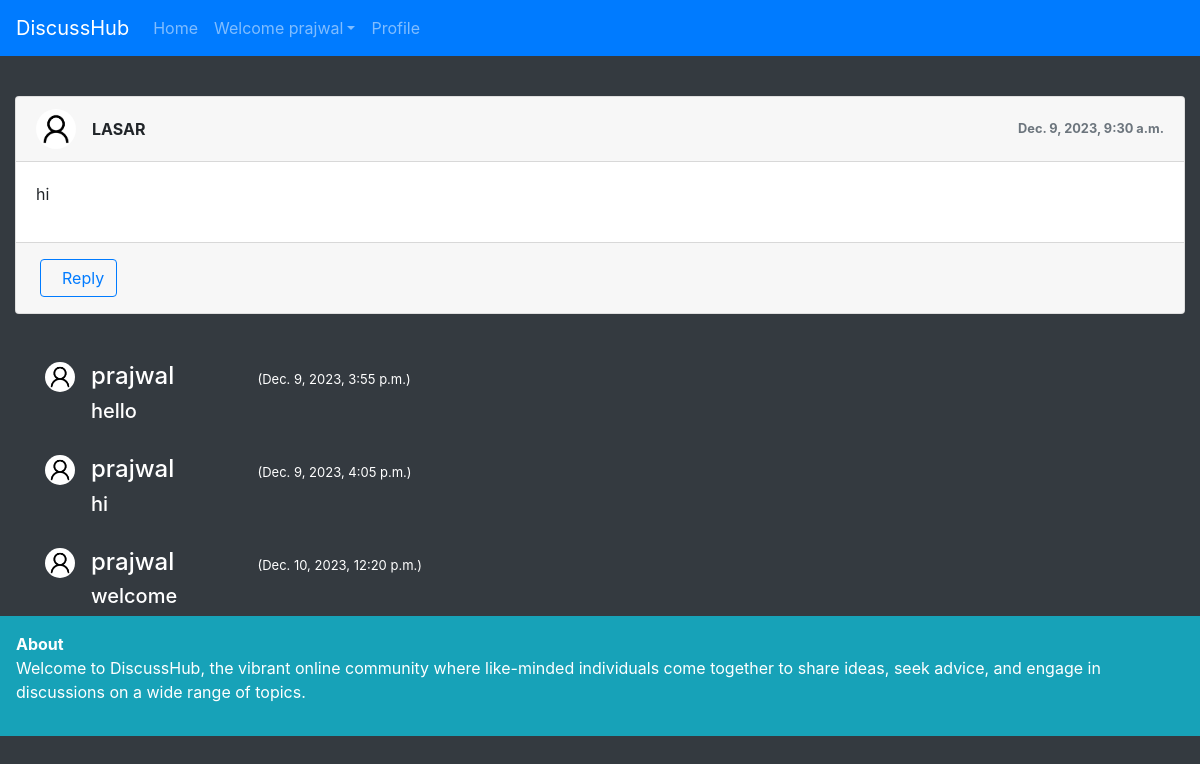
Page /discussion/27/ (signed in) on the committed database.
### profile_of_user/models.py (models this page shows)
class Post(models.Model):
    user1 = models.ForeignKey(User, on_delete=models.CASCADE, default=1)
    post_id = models.AutoField
    post_content = models.CharField(max_length=5000)
    timestamp= models.DateTimeField(default=now)
    image = models.ImageField(upload_to="images",default="")

class Replie(models.Model):
    user = models.ForeignKey(User, on_delete=models.CASCADE, default=1)
    reply_id = models.AutoField
    reply_content = models.CharField(max_length=5000)
    post = models.ForeignKey(Post, on_delete=models.CASCADE, default='')
    timestamp= models.DateTimeField(default=now)
    image = models.ImageField(upload_to="images",default="")

### profile_of_user/views.py (the view, shortened to what this page needs)
# urls.py: path("discussion/<int:myid>/", views.discussion, name="Discussions"),
def discussion(request, myid):
    post = Post.objects.filter(id=myid).first()
    replies = Replie.objects.filter(post=post)
    return render(request, "discussion.html", {'post':post, 'replies':replies})

### profile_of_user/templates/discussion.html (shortened to what this page needs)
{% extends 'basic.html' %}
{% block body %}
<br>
<div class="container-fluid mt-5">
    <div class="row">
        <div class="col-md-12">
            <div class="card mb-4">
                <div class="card-header">
                    <div class="media flex-wrap w-100 align-items-center"> <img src="/media/{{post.image}}"
                            class="d-block ui-w-40 rounded-circle" alt="" width="40px" height="40px">
                        <div class="media-body ml-3" style="text-transform: uppercase;"> <a data-abc="true" class="font-weight-bold">{{post.user1}}</a>
                        </div>
                        <div class="text-muted small ml-3">
                            <div><strong>{{post.timestamp}}</strong></div>
                        </div>
                    </div>
                </div>
                <div class="card-body">
                    <p>{{post.post_content}}</p>
                </div>
                <div class="card-footer d-flex flex-wrap justify-content-between align-items-center px-0 pt-0 pb-3">
                    <div class="px-4 pt-3"> <button type="button" class="btn btn-outline-primary" data-target="#reply" data-toggle="modal">&nbsp; Reply</button> </div>
                </div>
            </div>
        </div>
    </div>
</div>
{% for reply in replies %}
<br>
<div class="container">
<div class="media">
    <img class="mr-3 rounded-circle" src="/media/{{reply.image}}" alt="." width="30px" height="30px">
    <div class="media-body">
      <h4 class="mt-0 text-white">{{reply.user}}	&nbsp;	&nbsp;	&nbsp;	&nbsp;	&nbsp;	&nbsp;  <span><small style="font-size: 13px;" class="text-white">({{reply.timestamp}})</small></span></h4>
      <h5 class="text-white">{{reply.reply_content}}</h5>
    </div>
  </div>
</div>
{% endfor %}
{% endblock %}

### profile_of_user/templates/basic.html (shortened to what this page needs)
<!doctype html>
<html lang="en" class="bg-dark">
  <head>
    <link rel="stylesheet" href="https://stackpath.bootstrapcdn.com/bootstrap/4.2.1/css/bootstrap.min.css">
  </head>
  <body class="bg-dark">
    <nav class="navbar navbar-expand-lg navbar-dark bg-primary fixed-top ">
  <a class="navbar-brand" href="/">DiscussHub</a>
  <div class="collapse navbar-collapse " id="navbarSupportedContent">
    <ul class="navbar-nav mr-auto ">
      <li class="nav-item {% block homeactive %} {% endblock homeactive %} ">
        <a class="nav-link " href="/">Home </a>
      </li>
      {% if user.is_authenticated %}
<ul class="navbar-nav mr-2">
<li class="nav-item dropdown">
<a class="nav-link dropdown-toggle" href='#' id="navbarDropdown" role="button" data-toggle="dropdown"> Welcome {{request.user}}</a>
<div class="dropdown-menu" aria-labelledby="navbarDropdown">
      <li class="nav-item {% block profileactive %} {% endblock profileactive %}">
        <a class="nav-link" href="/myprofile">Profile</a>
      </li>
        </div>
      </li>
      {% endif %}
    </ul>
  </div>
</nav>
<br>
</body>
{% block body %} {% endblock %}
<footer class="bg-info w-100 p-3 text-white">
  <a class="font-weight-bold text-center">About</a>
  <p> Welcome to DiscussHub, the vibrant online community where like-minded individuals come together to share ideas, seek advice, and engage in discussions on a wide range of topics. </p>
</footer>
</html>

### rows in the picture
Post: image (placeholder picture), user1 "LASAR", timestamp "Dec. 9, 2023, 9:30 a.m.", post_content "hi"
Replie: image (placeholder picture), user "prajwal", timestamp "Dec. 9, 2023, 3:55 p.m.", reply_content "hello"
Replie: image (placeholder picture), user "prajwal", timestamp "Dec. 9, 2023, 4:05 p.m.", reply_content "hi"
Replie: image (placeholder picture), user "prajwal", timestamp "Dec. 10, 2023, 12:20 p.m.", reply_content "welcome"

### other values in the picture
{{ request.user }} "prajwal"
